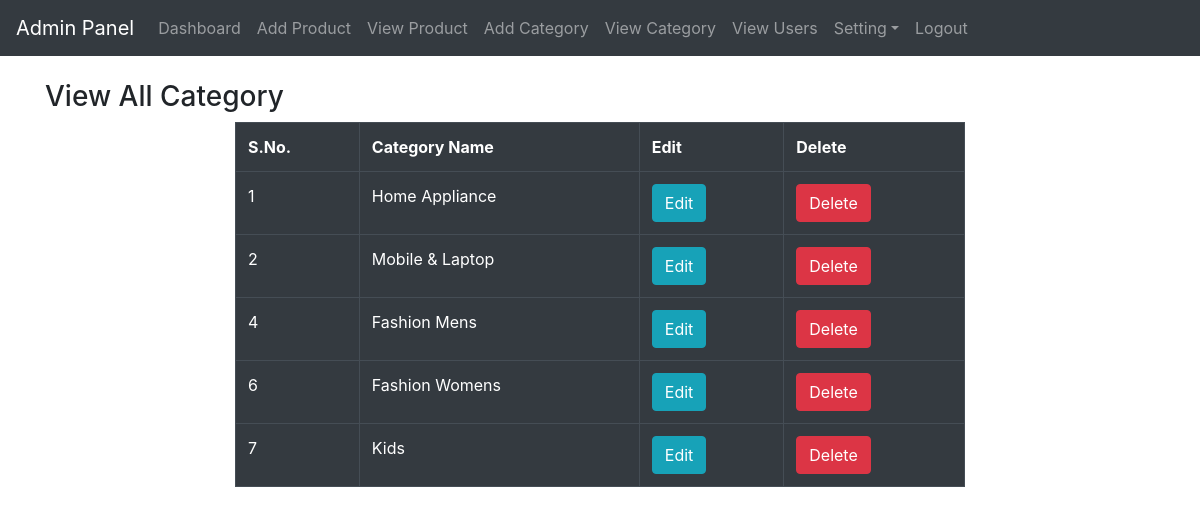
The app's page /admin/view_category.php (signed in) with its own data.
### tables this page shows
CREATE TABLE `category` (
  `id` int(11) NOT NULL,
  `category_name` varchar(100) NOT NULL
);

### admin/view_category.php (the view, shortened to what this page needs)
<?php
include("../db.php");
include('header.php');
$query ="SELECT * FROM category";
$result=mysqli_query($con, $query);
?>
<div class="container">
	<h3>View All Category</h3>
	<div class="row">
		<div class="col-md-8 offset-md-2">
			<table class="table table-bordered table-dark table-hover">
				<tr>
					<th>S.No.</th>
					<th>Category Name</th>
					<th>Edit</th>
					<th>Delete</th>
				</tr>
				<?php
				while($data = mysqli_fetch_assoc($result))
				{ ?>
					<tr>
						<td><?php echo $data['id']; ?></td>
						<td><?php echo $data['category_name'];?></td>
						<td><a href="edit_cate.php?cate=<?php echo $data['id'];?>" class="btn btn-info">Edit</a></td>
						<td><a href="delete_cate.php?cate=<?php echo $data['id']; ?>" class="btn btn-danger">Delete</a></td>
					</tr>
				<?php
				}
				?>
			</table>
		</div>
	</div>
</div>
<?php
include('footer.php');
?>

### records on screen
category: id "1", category_name "Home Appliance"
category: id "2", category_name "Mobile & Laptop"
category: id "4", category_name "Fashion Mens"
category: id "6", category_name "Fashion Womens"
category: id "7", category_name "Kids"
